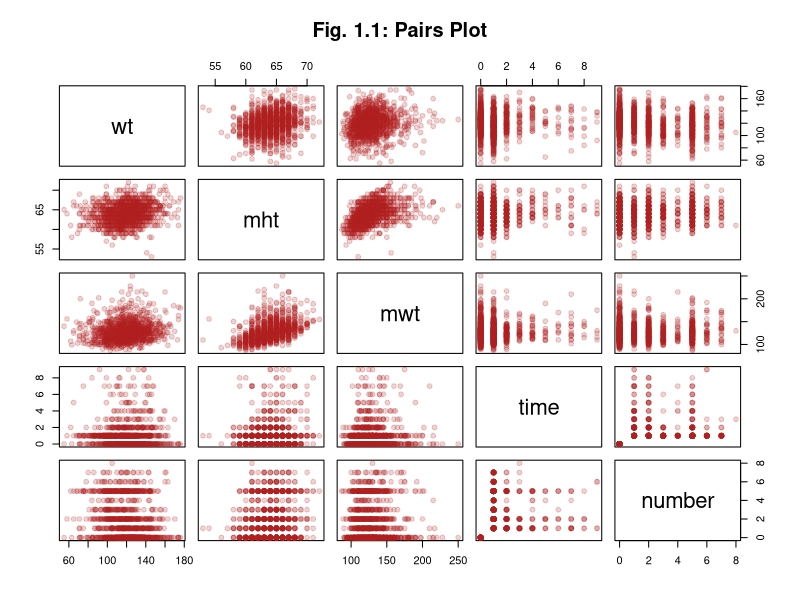
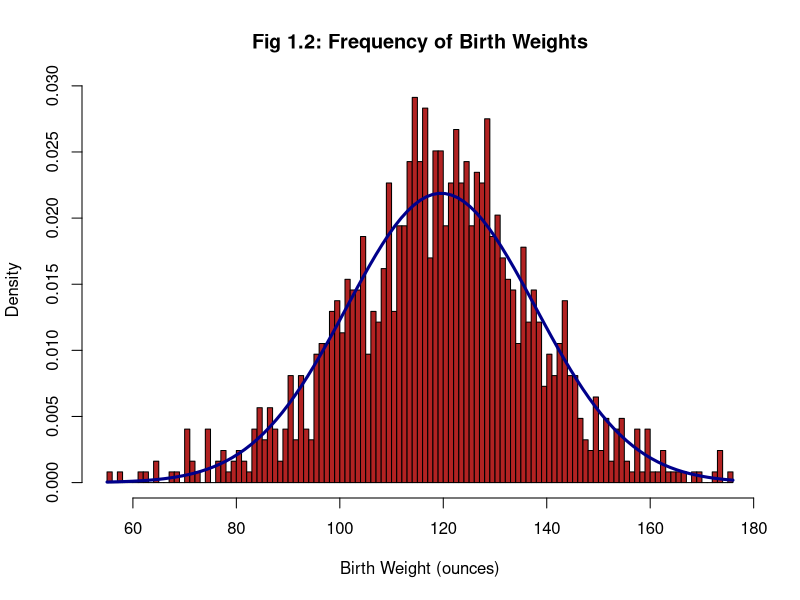
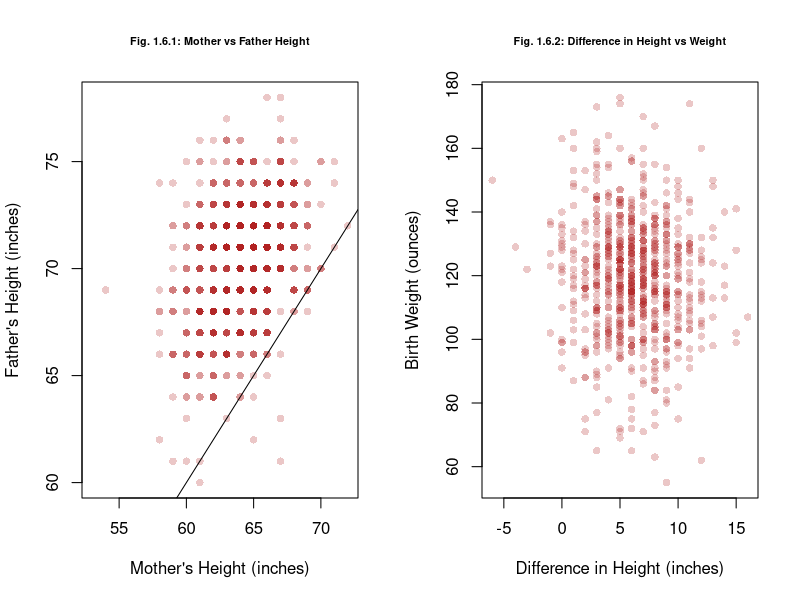
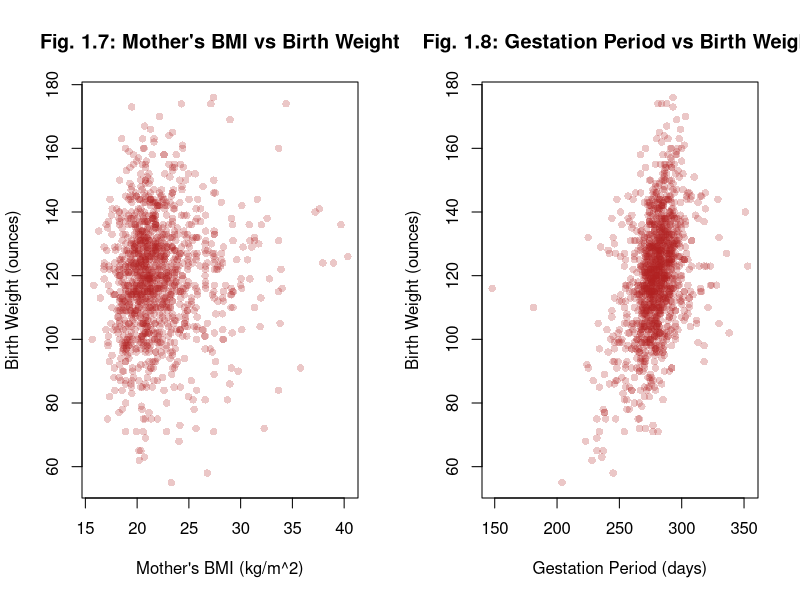
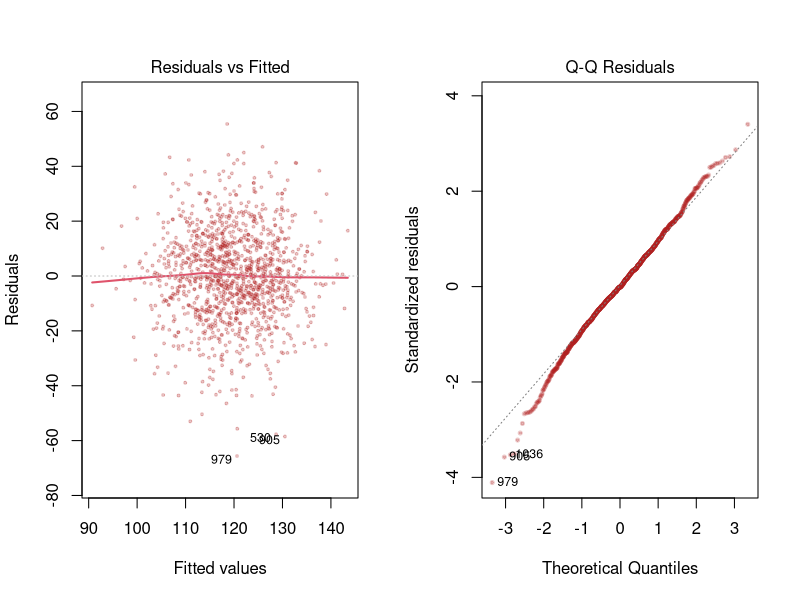
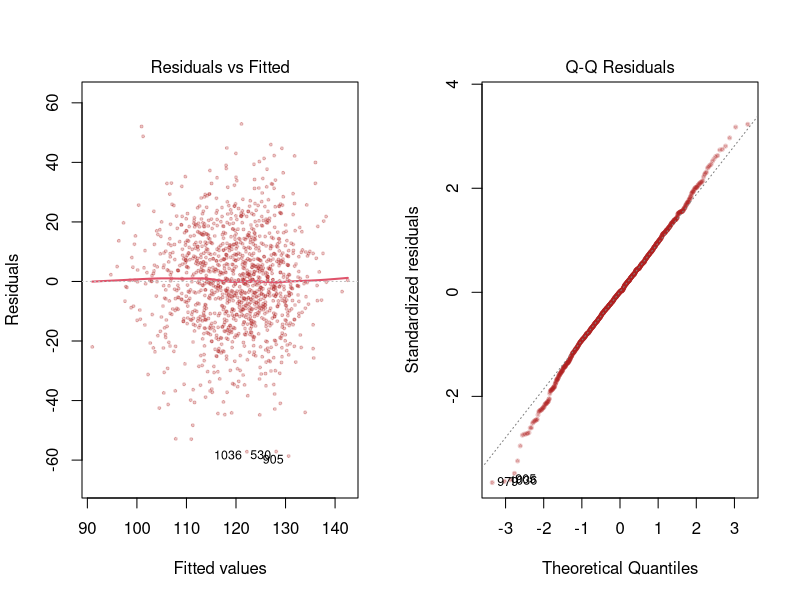
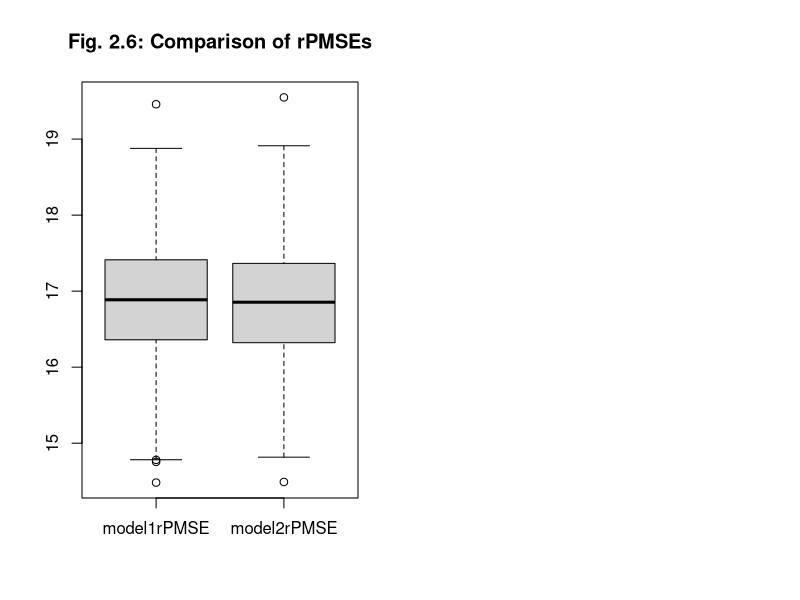
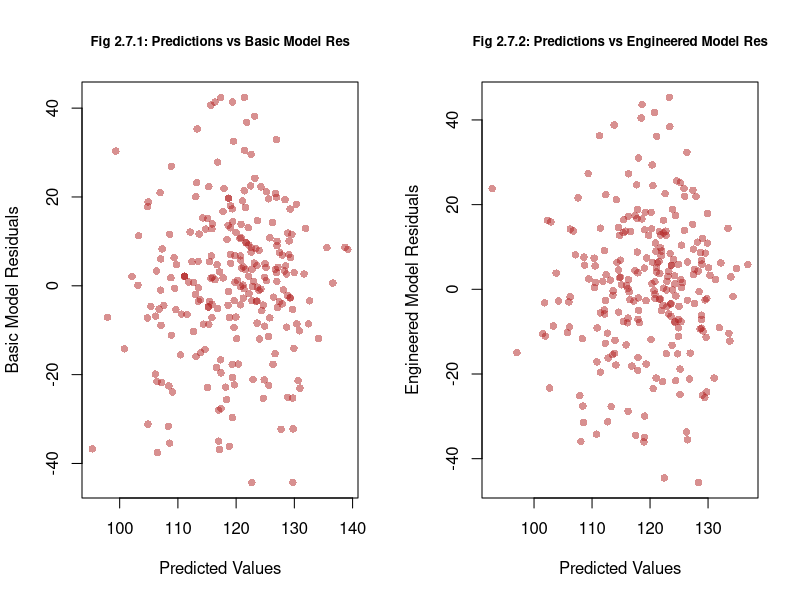

These figures' R source, in order:
## ---- chunk 1
# Knitr Configuration
knitr::opts_chunk$set(
  comment = NA,
  cache = TRUE,
  include = TRUE,
  echo = FALSE,
  results = "markup",
  fig.show = "asis",
  fig.height = 3.2,
  fig.align = "center"
)
## ---- chunk 2
# Define all the functions and constants used later

# Category names for Ethnicity variates
ethLabels <- c(
  "Caucasian",
  "Mexican",
  "African-American",
  "Asian",
  "Mixed",
  "Other"
)

# Category names for Education variates
edLabels <- c(
  "Elementary School",
  "Middle School",
  "High School",
  "High School + Trade School",
  "High School + Some College",
  "College Graduate",
  "Trade School",
  "High School Unclear"
)

# Number of imputed datasets
k <- 5

# Unit conversion factors
poundsToKg <- 0.453592
inchesToM <- 0.0254

# The boundaries for BMI categories ("Pregnancy weight gain: What's healthy?", 2017)

underweightNormalBoundary <- 18.5
normalOverweightBoundary <- 25
overweightObeseBoundary <- 30

# Use test 20% for test set in cross validation
testSetRatio = 0.2

# Number of cross-validation trials
# "Usually about a thousand is fine" - M. Lysy, Nov. 27, 2018
m <- 1000
## ---- chunk 3
# Input: bmi - a BMI
# Output: TRUE/FALSE depending on if the BMI falls into category in function name
isUnderweight <- function (bmi) bmi < underweightNormalBoundary
isNormal <- function (bmi) bmi < normalOverweightBoundary &
                           bmi >= underweightNormalBoundary
isOverweight <- function (bmi) bmi < overweightObeseBoundary &
                               bmi >= normalOverweightBoundary
isObese <- function (bmi) bmi >= overweightObeseBoundary

# Input: wtLbs - weight in pounds
#        htIn - height in inches
# Output: (double) BMI
bmi <- function (wtLbs, htIn) (wtLbs * poundsToKg) / (htIn * inchesToM)^2
## ---- chunk 4
# Roughly translate the "number" category to a floating point
# number of the actual number of cigarettes smoked
# Input: number - raw value for 'number' variable
# Output: (double) approximation of the number of individual cigarettes smoked per day
numCigs <- function (number) (number > 0 & number <= 4) * (5 * number - 2.5) +
                             (number > 4) * (10 * number - 25.5)
## ---- chunk 5
# Decode most categorical variates and encode them as labelled factors
# Decodes 'number' and converts it to a float using numCigs
# Decodes 'income' and converts it so a factor with 3 broader categories
# Returns a new data frame and does not modify the given one
# Input: birthsDataset - an imputed births dataset
# Output: a new data frame with factor encoded categorical variables
decodeBirthVariates <- function (birthsDataset) {
  newDataset = data.frame(birthsDataset)

  newDataset$meth <- cut(
    birthsDataset$meth,
    breaks = c(0, 5:10), 
    labels = ethLabels,
    right = TRUE,
    include.lowest= TRUE
  )

  newDataset$med <- cut(
    birthsDataset$med,
    breaks = 0:8, 
    labels = edLabels,
    right = FALSE
  )

  newDataset$feth <- cut(
    birthsDataset$feth,
    breaks = c(0, 5:10),
    labels = ethLabels,
    right = TRUE,
    include.lowest= TRUE
  )

  newDataset$fed <- cut(
    birthsDataset$fed,
    breaks = 0:8, 
    labels = edLabels,
    right = FALSE
  )

  newDataset$smoke <- cut(
    birthsDataset$smoke,
    breaks = 0:4, 
    labels = c(
      "Never",
      "Smokes Now",
      "Until Pregnancy",
      "Doesn't Smoke Anymore"
    ),
    right = FALSE
  )

  newDataset$marital <- cut(
    birthsDataset$marital,
    breaks = 0:5,
    labels = c(
      "Married",
      "Legally Separated",
      "Divorced",
      "Widowed",
      "Never Married"
    )
  )

  newDataset$number <- numCigs(birthsDataset$number)

  newDataset$time <- cut(
    birthsDataset$time,
    breaks = 0:10,
    labels = c(
      "Never Smoked",
      "Still Smokes",
      "During Pregnancy",
      "Less Than A Year",
      "1-2 Years",
      "2-3 Years",
      "3-4 Years",
      "5-9 Years",
      "More Than 10 Years",
      "Quit But Don't Know When"
    ),
    right = FALSE
  )

  newDataset$income <- cut(
    birthsDataset$income,
    breaks = c(0, 1, 2, 10),
    labels = c(
      "Under 2500",
      "2500-4999",
      "Over 5000"
    ),
    right = FALSE
  )

  newDataset
}
## ---- chunk 6
# Input: time - time since quitting smoking in original integer encoding
#        number - number of cigarettes smoked in original integer encoding
#        impactHalfLife - the half-life of the smoking impact as it decays after quitting
# Output: (doubel) our custom smoking impact variate
smokingImpact <- function (time, number, impactHalfLife) {
  # Take the average of the bounds of the range of cigarettes smoked by a given category
  # as the approximate exact number of cigarettes smoked per day
  activeSmokingImpact = log(
    numCigs(number) +
    (number == 0) * 1 # This term guarantees a value of 0 for non-smokers (0 = log(1))
  )
  
  # Approximate a scalar number of years since quiting based on the categorical variable
  yearsQuit = (time >= 3) * (-2.5 + time) + (time >= 7) * (-18.5 + 3 * time)
  # Time = 1 or 2 are special cases with 0 decay
  yearsQuit = yearsQuit * (time >= 3)
  
  decayedSmokingImpact = activeSmokingImpact * 2^(-yearsQuit / impactHalfLife)
  
  decayedSmokingImpact
}
## ---- chunk 7
# Input: imputedBirthsDataset - an imputed births dataset
#        impactHalfLife - the half-life parameter to supply when computing smokingImpact
# Output: a new data frame with factor encoded categorical variables and new engineered features
craftFeatures <- function (imputedBirthsDataset, impactHalfLife = 2) {
  newDataset = decodeBirthVariates(imputedBirthsDataset)

  # Note: This treats parents of "Other" ethnicity
  # as the same ethnicity though they may not be
  newDataset$sameEth <- factor(
    (imputedBirthsDataset$meth != 9 & # If they are both "Mixed" then it is like two
                                      # parents of different ethnicities
     imputedBirthsDataset$meth == imputedBirthsDataset$feth) |
    # Both Caucasian
    (imputedBirthsDataset$meth < 6 & imputedBirthsDataset$feth < 6),
    labels = c("Different", "Same")
  )
  
  newDataset$htDiff <- newDataset$fht - newDataset$mht
    
  # If a mother is having her first child after 40,
  # we say that she is becoming a mother late in life
  newDataset$lateMom <- factor(
    newDataset$parity == 0 & newDataset$mage >= 40,
    labels = c("Not late", "Late")
  )

  newDataset$mBMI <- bmi(newDataset$mwt, newDataset$mht)
  
  # Multiplying by 1, 2, and 3 to give integer encoding of
  # categories which are then changed to a factor
  newDataset$mBMICategory <- factor(
    1 * isNormal(newDataset$mBMI)
      + 2 * isOverweight(newDataset$mBMI)
      + 3 * isObese(newDataset$mBMI),
    labels = c("Underweight", "Normal", "Overweight", "Obese")
  )
  
  newDataset$smokingImpact <- smokingImpact(
    imputedBirthsDataset$time,
    imputedBirthsDataset$number,
    impactHalfLife
  )
  
  newDataset
}
## ---- chunk 8
# Input: model - a model
#        datasets - a collection of imputed datasets
# Output: (float) the average AIC of the model across the given datasets
meanAIC <- function (model, datasets) mean(sapply(
  datasets,
  function (dataset) AIC(update(model, data = dataset))
))
## ---- chunk 9
# Input: datasets - a collection of imputed datasets
#        predictedVar - the variables to be predicted by the model
#        excludedVars - variables in the datasets to be ignored in model selection
#        specialTerms - specific terms to be allowed in the model (overrides exlusion)
# Output: an automatically selected model which fits predictedVar with variables
#         from the dataset
selectModel <- function (
  datasets,
  predictedVar,
  excludedVars = c(),
  specialTerms = c()
) {
  selectedModelMeanAIC = .Machine$integer.max
  selectedModel = NULL
  
  # Fit a model against each dataset and keep with one which performs best on all
  for (dataset in datasets) {
    M0 = lm(wt ~ 1, data = dataset)
    Mmax = lm(
      # Write maximal formula with interaction effects between all vars not excluded,
      # with added special terms on their own
      formula(paste(
        predictedVar,
        "~",
        "(.",
        Reduce(
          function (l, r) paste(l, r),
          Map(function (term) paste("-", term), excludedVars),
          ""
        ),
        ")^2",
        Reduce(
          function (l, r) paste(l, r),
          Map(function (term) paste("+", term), specialTerms),
          ""
        )
      )),
      data = dataset
    ) 
  
    candidateModel = step(
      lm(wt ~ 1, data = dataset),
      scope = list(lower = M0, upper = Mmax),
      direction = "both",
      trace = 0
    )
  
    candidateModelMeanAIC = meanAIC(candidateModel, datasets)
  
    if (candidateModelMeanAIC < selectedModelMeanAIC) {
      selectedModel = update(candidateModel, data = dataset)
      selectedModelMeanAIC = candidateModelMeanAIC
    }
  }
  
  selectedModel
}
## ---- chunk 10
# Input: model1 - a model
#        model2 - a model
#        datasets - datasets to cross-validate the models on
# Output: the rPMSE for each model on each cross-validation trial,
#         as well as a sample of actual values, predictions, and residuals
#         from the final trial
crossValidate <- function (model1, model2, datasets) {
  model1rPMSE <- vector(mode = "numeric", length = m)
  model2rPMSE <- vector(mode = "numeric", length = m)

  for (i in 1:m) {
    chosenSet = datasets[[1 + i %% k]]
    Ntotal = nrow(chosenSet)
    Ntest = floor(Ntotal * testSetRatio)
    outOfSampleIndices = sample(Ntotal, Ntest)
    trainSet = chosenSet[-outOfSampleIndices, ]
    testSet = chosenSet[outOfSampleIndices, ]
    
    model1 = update(model1, data = trainSet)
    model2 = update(model2, data = trainSet)
    outOfSamplePredictions1 = predict(model1, newdata = testSet)
    outOfSamplePredictions2 = predict(model2, newdata = testSet)
    predictionErrors1 = (testSet$wt - outOfSamplePredictions1) ^ 2
    predictionErrors2 = (testSet$wt - outOfSamplePredictions2) ^ 2
    model1rPMSE[i] <- sqrt(sum(predictionErrors1) / Ntest)
    model2rPMSE[i] <- sqrt(sum(predictionErrors2) / Ntest)
  }
  
  list(
    rPMSEs = data.frame(model1 = model1rPMSE, model2 = model2rPMSE),
    actual = testSet$wt,
    predictions = data.frame(
      model1 = outOfSamplePredictions1,
      model2 = outOfSamplePredictions2
    ),
    residuals = data.frame(
      model1 = outOfSamplePredictions1 - testSet$wt,
      model2 = outOfSamplePredictions2 - testSet$wt
    )
  )
}
## ---- chunk 11
# Import dataset
births <- read.csv("chds_births.csv")
## ---- chunk 12
# The occurrences of marital == 0 are likely transcription errors.
# Replace them with NAs
mendedBirths <- data.frame(births)
mendedBirths[mendedBirths$marital == 0, "marital"] <- NA
## ---- chunk 13
# Suppress library warnings
options(warn=-1)

# Multiple Imputation
library(mice, quietly = TRUE)

# For consistency
set.seed(331)

multiplyImputedBirths <- mice(
  mendedBirths,
  m = k,
  method = "pmm",
  printFlag = FALSE
)

# Gather the imputed datasets
imputedBirths <- lapply(1:k, function(i) complete(multiplyImputedBirths, i))
## ---- chunk 14
# Decode the categorical variables into factors and replace number with
# numCigs so that we don't get linearly dependent categories for never smoked
# and smoked 0 cigarettes
decodedImputedBirths <- lapply(imputedBirths, decodeBirthVariates)
## ---- chunk 15
# The candidate values for half life
halfLifeValues <- seq(0.1, 10, by = 0.1)

# The half life value which maximized multiple R squared
optimalImpactHalfLife <- 0.1 * which.max(sapply(
  halfLifeValues,
  function (halfLife) summary(lm(
    wt ~ smokingImpact + time + numCigs,
    data = data.frame(
      wt = imputedBirths[[1]]$wt,
      time = imputedBirths[[1]]$time,
      numCigs = numCigs(
        imputedBirths[[1]]$number
      ),
      smokingImpact = smokingImpact(
        imputedBirths[[1]]$time,
        imputedBirths[[1]]$number,
        impactHalfLife = halfLife
      )
    )
  ))$r.squared
))

paste("Optimal impact half life:", optimalImpactHalfLife)
## ---- chunk 16
library(purrr) # Needed for the function 'partial' used below
# Create datasets with our engineered features and the previous factor
# transformations from decodeImputedBirths as well, using the optimized
# impact half life value
engineeredFeatureBirths <- lapply(
  imputedBirths,
  partial(craftFeatures, impactHalfLife = optimalImpactHalfLife)
)
## ---- chunk 17
pairs(
  births[c("wt", "mht", "mwt", "time", "number")],
  col = adjustcolor("firebrick", 0.2),
  pch = 19,
  main = "Fig. 1.1: Pairs Plot"
)
## ---- chunk 18
h<- hist(
  births$wt,
  breaks = 100,
  freq = FALSE,
  col = "firebrick",
  main = "Fig 1.2: Frequency of Birth Weights",
  xlab = "Birth Weight (ounces)",
  mar = c(1, 4, 1, 2) + 0.1
) 

curve(
  dnorm(x, mean(births$wt), sd(births$wt)),
  add = TRUE,
  lwd = 3, 
  col = "darkblue"
)
## ---- chunk 19
par(mfrow = c(1,2))
plot(
  births$mht,
  births$fht,
  col = adjustcolor("firebrick", 0.25),
  pch = 16,
  main = "Fig. 1.6.1: Mother vs Father Height",
  cex.main = 0.75,
  xlab = "Mother's Height (inches)",
  ylab = "Father's Height (inches)",
  cex.main = 0.65
)
abline(coef = c(0, 1))
plot(
  births$fht - births$mht,
  births$wt,
  pch = 16,
  col = adjustcolor("firebrick", 0.25),
  main = "Fig. 1.6.2: Difference in Height vs Weight",
  cex.main = 0.75,
  xlab = "Difference in Height (inches)",
  ylab = "Birth Weight (ounces)",
  cex.main = 0.65
)

mean(imputedBirths[[1]][imputedBirths[[1]]$mht > imputedBirths[[1]]$fht, "wt"])
mean(imputedBirths[[1]][imputedBirths[[1]]$mht <= imputedBirths[[1]]$fht, "wt"])
## ---- chunk 20
plot(
  bmi(births$mwt, births$mht),
  births$wt,
  pch = 16,
  col = adjustcolor("firebrick", 0.25),
  main = "Fig. 1.7: Mother's BMI vs Birth Weight",
  xlab = "Mother's BMI (kg/m^2)",
  ylab = "Birth Weight (ounces)"
)
## ---- chunk 21
plot(
  births$gestation,
  births$wt,
  col = adjustcolor("firebrick", 0.25),
  main = "Fig. 1.8: Gestation Period vs Birth Weight",
  xlab = "Gestation Period (days)",
  ylab = "Birth Weight (ounces)",
  pch = 16
)
## ---- chunk 22
paste("Table 1.9: Number of Occurrences per Marital Status category")
summary(factor(births$marital))
## ---- chunk 23
N <- nrow(mendedBirths)

paste("Table 1.10: Fraction of NAs by Variable")
round(
  sapply(
    colnames(mendedBirths),
    function (colname) sum(is.na(mendedBirths[colname])) / N
  ),
  2
)
nrow(na.omit(
  mendedBirths[, !(colnames(mendedBirths) %in% c("fht", "fwt", "income"))]
)) / N
## ---- chunk 24
basicBirthWeightModel <- selectModel(
  decodedImputedBirths,
  "wt",
  excludedVars = c("gestation", "smoke", "marital"),
  specialTerms = c("marital")
)
basicBirthWeightModelMeanAIC <- meanAIC(basicBirthWeightModel, decodedImputedBirths)
basicBirthWeightModel$call
## ---- chunk 25
engineeredBirthWeightModel <- selectModel(
  engineeredFeatureBirths,
  "wt",
  excludedVars = c("gestation", "smoke", "time", "fht", "mBMICategory", "income",
                   "marital", "med", "fed", "meth", "feth", "htDiff", "lateMom"),
  specialTerms = c("time", "fht", "mBMICategory", "income",
                   "marital", "med", "fed", "meth", "feth", "htDiff", "lateMom")
)
engineeredBirthWeightModelMeanAIC <- meanAIC(
  engineeredBirthWeightModel,
  engineeredFeatureBirths
)
engineeredBirthWeightModel$call
## ---- chunk 26
# residual standard error
basicRes <- summary(basicBirthWeightModel)$sigma
enginRes <- summary(engineeredBirthWeightModel)$sigma

#R squared calculation
basicRsquared <- summary(basicBirthWeightModel)$r.squared
enginRsquared <- summary(engineeredBirthWeightModel)$r.squared

#R squared adjusted
basicARsquared <- summary(basicBirthWeightModel)$adj.r.squared
enginARsquared <- summary(engineeredBirthWeightModel)$adj.r.squared

summaryTable <- data.frame(c(basicRes, enginRes), c(basicRsquared, enginRsquared), c(basicARsquared, enginARsquared))
colnames(summaryTable) <- c("Residual Standard Error", "R Squared", "Adjusted R Squared")
rownames(summaryTable) <- c("Basic Model", "Engineered Model")
summaryTable 
## ---- chunk 27
layout(matrix(c(1, 2, 4, 5), 1, 2, byrow = TRUE))
plot(
  basicBirthWeightModel,
  cex = 0.4,
  which = c(1, 2),
  pch = 19,
  col = adjustcolor("firebrick", 0.25),
  lwd = 2,
  main = NULL
)
## ---- chunk 28
layout(matrix(c(1, 2, 4, 5), 1, 2, byrow = TRUE))
plot(
  engineeredBirthWeightModel,
  cex = 0.4,
  which = c(1, 2),
  pch = 19,
  col = adjustcolor("firebrick", 0.25),
  lwd = 2,
  main = NULL
)
## ---- chunk 29
press1 <- resid(basicBirthWeightModel) / (1 - hatvalues(basicBirthWeightModel)) 
press2 <- resid(engineeredBirthWeightModel) / (1 - hatvalues(engineeredBirthWeightModel))
AIC1 <- c("Basic", "Engineered")

#display results
disp <- rbind(
  AIC = c(
    engineeredBirthWeightModelMeanAIC,
    basicBirthWeightModelMeanAIC),
    PRESS = c(sum(press1^2), sum(press2^2)
  )
)
colnames(disp) <- c("Basic", "Engineered")
disp
## ---- chunk 30
cvResults <- crossValidate(
  basicBirthWeightModel,
  engineeredBirthWeightModel,
  engineeredFeatureBirths
)
## ---- chunk 31
rPMSEs <- cvResults$rPMSEs
PMSETable <- data.frame(c(mean(rPMSEs$model1), sd(rPMSEs$model1)), c(mean(rPMSEs$model2), sd(rPMSEs$model2)))
colnames(PMSETable) <- c("Basic Model", "Engineered Model")
rownames(PMSETable) <- c("Mean", "SD")
PMSETable
## ---- chunk 32
boxplot(
  list(model1rPMSE = rPMSEs$model1, model2rPMSE = rPMSEs$model2), 
  main = "Fig. 2.6: Comparison of rPMSEs"
)

layout(matrix(c(1, 2, 4, 5), 1, 2, byrow = TRUE))
plot(
  cvResults$predictions$model1,
  cvResults$residuals$model1,
  main = "Fig 2.7.1: Predictions vs Basic Model Res",
  cex.main = 0.8,
  col = adjustcolor("firebrick", 0.5),
  xlab = "Predicted Values",
  ylab = "Basic Model Residuals",
  pch = 16
)
plot(
  cvResults$predictions$model2,
  cvResults$residuals$model2,
  main = "Fig 2.7.2: Predictions vs Engineered Model Res",
  cex.main = 0.8,
  col = adjustcolor("firebrick", 0.5),
  xlab = "Predicted Values",
  ylab = "Engineered Model Residuals",
  pch = 16
)
## ---- chunk 33
par(mfrow = c(1, 2))
qqnorm(
  cvResults$residuals$model1,
  main = "Fig. 2.8.1: Normal Q-Q Plot for Basic",
  cex.main = 0.85,
  pch = 16,
  col = adjustcolor("firebrick", 0.5)
)
abline(a = 0, b = 20, lty = 2, lwd = 2, col = "blue")

qqnorm(
  cvResults$residuals$model2,
  main = "Fig. 2.8.2: Normal Q-Q Plot for Engineered",
  cex.main = 0.85,
  pch = 16,
  col = adjustcolor("firebrick", 0.5)
)
abline(a = 0, b = 20, lty = 2, lwd = 2, col = "blue")
## ---- chunk 34
# Reconfigure Knitr for Appendix
knitr::opts_chunk$set(include = TRUE, echo = TRUE, eval = FALSE)
## ---- chunk 35

## ---- chunk 36

## ---- chunk 37

## ---- chunk 38

## ---- chunk 39

## ---- chunk 40

## ---- chunk 41

## ---- chunk 42

## ---- chunk 43

## ---- chunk 44

## ---- chunk 45

## ---- chunk 46

## ---- chunk 47

## ---- chunk 48

## ---- chunk 49

## ---- chunk 50

## ---- chunk 51

## ---- chunk 52
plot(
  births$meth,
  births$wt,
  col = adjustcolor("firebrick", 0.25),
  pch = 16,
  main = "Fig 1.3: Mother's Ethnicity vs Birth Weight",
  xlab = "Mother's Ethnicity",
  ylab = "Birth Weight (ounces)",
  mar = c(1, 4, 1, 2) + 0.1
)
## ---- chunk 53
plot(
  births$parity,
  births$wt,
  pch = 16,
  col = adjustcolor("firebrick", 0.25),
  main = "Fig. 1.4: Parity vs Birth Weight",
  xlab = "Parity",
  ylab = "Birth Weight (ounces)"
)
## ---- chunk 54
par(mfrow = c(1, 2))
plot(
  births$med,
  births$wt,
  col = adjustcolor("firebrick", 0.25),
  pch = 16,
  cex.main = 0.75,
  cex.lab = 0.75,
  main = "Fig 1.5.1: Mother's Education vs Birth Weight",
  xlab = "Mother's Education",
  ylab = "Birth Weight (ounces)"
)
plot(
  births$fed,
  births$wt,
  col = adjustcolor("firebrick", 0.25),
  pch = 16,
  cex.main = 0.75,
  cex.lab = 0.75,
  main = "Fig. 1.5.2: Father's Education vs Birth Weight",
  xlab = "Father's Education",
  ylab = "Birth Weight (ounces)"
)
plot(
  births$mage,
  births$wt,
  pch = 16,
  cex.main = 0.75,
  cex.lab = 0.75,
  col = adjustcolor("firebrick", 0.25),
  main = "Fig. 1.5.3: Mother's Age vs Birth Weight",
  xlab = " Mother's Age",
  ylab = "Birth Weight (ounces)"
)
plot(
  births$income,
  births$wt,
  pch = 16,
  cex.main = 0.75,
  cex.lab = 0.75,
  col = adjustcolor("firebrick", 0.25),
  main = "Fig. 1.5.4: Household Income vs Birth Weight",
  xlab = "Household Income (USD)",
  ylab = "Birth Weight (ounces)"
)
## ---- chunk 55

## ---- chunk 56

## ---- chunk 57

## ---- chunk 58

## ---- chunk 59

## ---- chunk 60

## ---- chunk 61

## ---- chunk 62

## ---- chunk 63

## ---- chunk 64

## ---- chunk 65

## ---- chunk 66

## ---- chunk 67
qqplot(
  cvResults$predictions$model1,
  cvResults$actual,
  main = "Q-Q Plot",
  xlab = "Predicted Values",
  ylab = "Actual Values"
)
abline(a = 0, b = 1, lty = 2, col = "red")

qqplot(
  cvResults$predictions$model2,
  cvResults$actual,
  main = "Q-Q Plot",
  xlab = "Predicted Values",
  ylab = "Actual Values"
)
abline(a = 0, b = 1, lty = 2, col = "red")
## ---- chunk 68
plot(basicBirthWeightModel, cex = 0.4, which = c(4, 4), pch = 19, lwd = 2, main = NULL)
## ---- chunk 69
plot(engineeredBirthWeightModel, cex = 0.4, which = c(4, 4), pch = 19, lwd = 2, main = NULL)
## ---- chunk 70
#Basic coefficients
basicCoeff <- data.frame(summary(basicBirthWeightModel)$coefficients)

format(round(basicCoeff, 3), digits = 2, scientific = FALSE)
## ---- chunk 71
#Engineered coefficients
enginCoeff <- data.frame(summary(engineeredBirthWeightModel)$coefficients)
format(round(enginCoeff, 3), digits = 2, scientific = FALSE)
## ---- chunk 72
plot(engineeredBirthWeightModel, cex = 0.4, which = c(1, 3), pch = 19, lwd = 2, main = NULL)
## ---- chunk 73
# Percentage of entries in each category for time
percentTime <- data.frame(c(0, 1, 2, 3, 4, 5, 6, 7, 8, 9), 
           sapply(0:9, function(i) sum(na.omit(births$time == i))/N))
colnames(percentTime) <- c("Category Corresponding to Time", "Percentage of the Population")
percentTime
## ---- chunk 74

## ---- chunk 75

## ---- chunk 76
